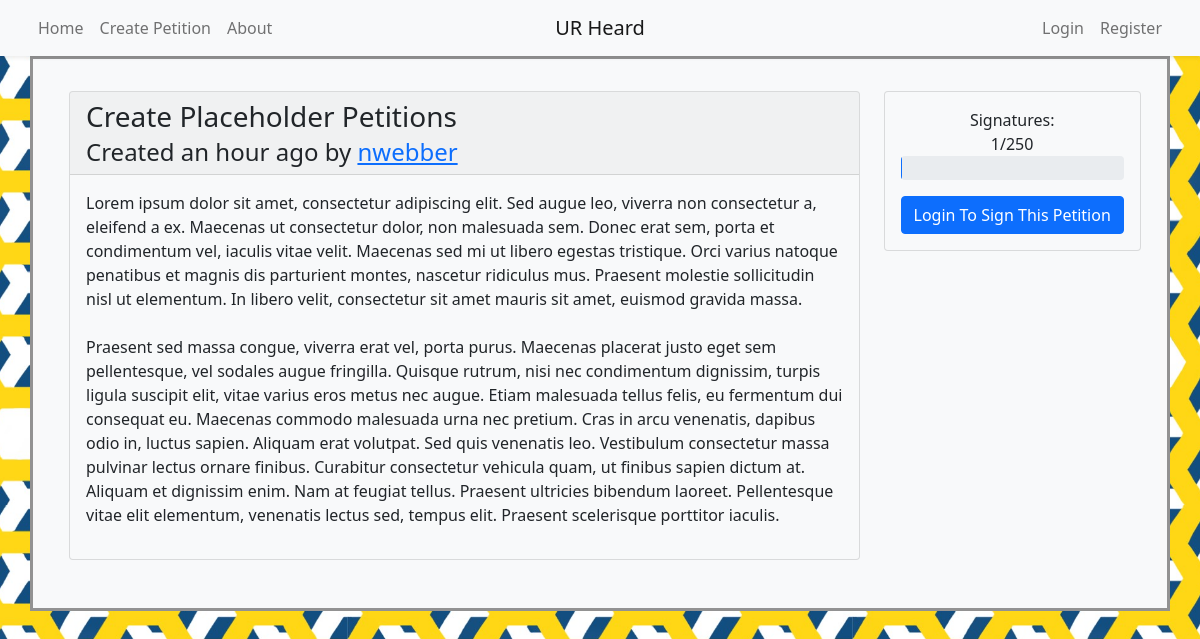
Screenshot of /petition/6 with the database file from the repository.
### models.py (models this page shows, shortened)
class Petition(db.Model):
	__tablename__ = 'petition'
	id = db.Column(db.Integer, primary_key=True)
	title = db.Column(db.String(80), nullable=False)
	body = db.Column(db.Text, nullable=False)
	author_id = db.Column(db.Integer, db.ForeignKey('user.id'), nullable=False)
	author = db.relationship('User', backref='petition')
	timestamp = db.Column(db.DateTime, default=datetime.utcnow)
	signers = db.relationship('User', secondary=signature, backref='signed_petitions')
	initial_signatures = 0
	signature_count = db.Column(db.Integer, default=initial_signatures)

class User(UserMixin, db.Model):
	__tablename__ = 'user'
	id = db.Column(db.Integer, primary_key=True)
	name = db.Column(db.String(50), nullable=False, unique=True, index=True)
	email = db.Column(db.String(50), unique=True, index=True)
	password_hash = db.Column(db.String(128))
	@property
	def password(self):
		raise AttributeError('password is not a readable attribute')

### app.py (the view)
@app.route('/petition/<int:id>', methods=['GET', 'POST'])
def petition(id):
	petition = Petition.query.get_or_404(id)
	signature = db.session.query(models.signature).filter_by(petition_id=id).all()
	form = signatureForm()
	signed = False
	if current_user.is_authenticated:
		signed = True if Petition.query.join(User.signed_petitions).filter(User.id==current_user.id, Petition.id==id).first() != None else False
		if form.validate_on_submit():
			current_signer=User.query.get_or_404(form.user_id.data)
			try:
				if signed:
					petition.signers.remove(current_signer)
				else:
					petition.signers.append(current_signer)
				petition.signature_count = len(petition.signers)
				print(len(petition.signers))
				db.session.add(petition)
				db.session.commit()
				return redirect(url_for('petition', id=id))
			except:
				flash("An issue occurred with the signature feature.")
				return redirect(url_for('petition', id=id))
		if signed:
			print('Exists')
			return render_template('petition.html', petition=petition, signature=signature, form=form, signed=True)
		else:
			return render_template('petition.html', petition=petition, signature=signature, form=form, signed=False)
	else:
		return render_template('petition.html', petition=petition, signature=signature, form=form)

### templates/petition.html (shortened to what this page needs)
{% extends "base.html" %}
{% block content %}
	<article class="container">
		<div class="row py-3">
			<div class="col-3 order-2" id="side-panel">
				<div style="position:fixed;">
					<div class="card bg-light mb-3" style="max-width: 18rem;">
						<div class="card-body">
							<p class="text-center mb-0">Signatures:</p>
							<p class="text-center my-0 pt-0">{{petition.signature_count}}/250</p>
							<div class="progress mb-3" style="height:2em;">
							</div>
							{% if current_user.is_authenticated %}
								<form method="post">
									{{ form.csrf_token }}
									{{ form.user_id(value=current_user.id) }}
									{{ form.petition_id(value=petition.id) }}
									{% if signed %}
										{{ form.submit(value="Unsign This Petition", class_="btn btn-primary w-100") }}
									{% else %}
										{{ form.submit(value="Sign This Petition", class_="btn btn-primary w-100") }}
									{% endif %}
								</form>
							{% else %}
								<a href="/login?next=%2Fpetition%2F{{petition.id}}" class="btn btn-primary text-wrap w-100">Login To Sign This Petition</a>
							{% endif %}
						</div>
					</div>
				</div>
			</div>
			<div class="col" id="main">
				<div class="card bg-light mb-3">
					<heading class="card-header">
						<h3 class="card-title font-weight-bold">{{petition.title}}</h3>
						<h4 class="card-subtitle">Created {{moment(petition.timestamp).fromNow()}} by <a href="{{ url_for ('profile', id=petition.author_id) }}">{{petition.author.name}}</a></h4>
					</heading>
					<div class="card-body">
						<p style="white-space:pre-wrap;">{{petition.body}}</p>
					</div>
				</div>
			</div>
		</div>
{% endblock content %}

### rows the page displays
Petition: signature_count "1", title "Create Placeholder Petitions", timestamp "an hour ago", body "Lorem ipsum dolor sit amet, consectetur adipiscing elit. Sed augue leo, viverra non consectetur a, eleifend a ex. Maecenas ut consectetur dolor, non malesuada sem. Donec erat sem, porta et condimentum vel, iaculis vitae velit. Maecenas sed mi ut libero egestas tristique. Orci varius natoque penatibus et magnis dis parturient montes, nascetur ridiculus mus. Praesent molestie sollicitudin nisl ut elementum. In libero velit, consectetur sit amet mauris sit amet, euismod gravida massa. Praesent sed massa congue, viverra erat vel, porta purus. Maecenas placerat justo eget sem pellentesque, vel sodales augue fringilla. Quisque rutrum, nisi nec condimentum dignissim, turpis ligula suscipit elit,…"
User: author.name "nwebber"

### other values shown
{{ render_nav_item('index', 'Home', use_li=True) }} "Home"
{{ render_nav_item('create', 'Create Petition', use_li=True) }} "Create Petition"
{{ render_nav_item('about', 'About', use_li=True) }} "About"
{{ render_nav_item('login', 'Login', use_li=True) }} "Login"
{{ render_nav_item('register', 'Register', use_li=True) }} "Register"
